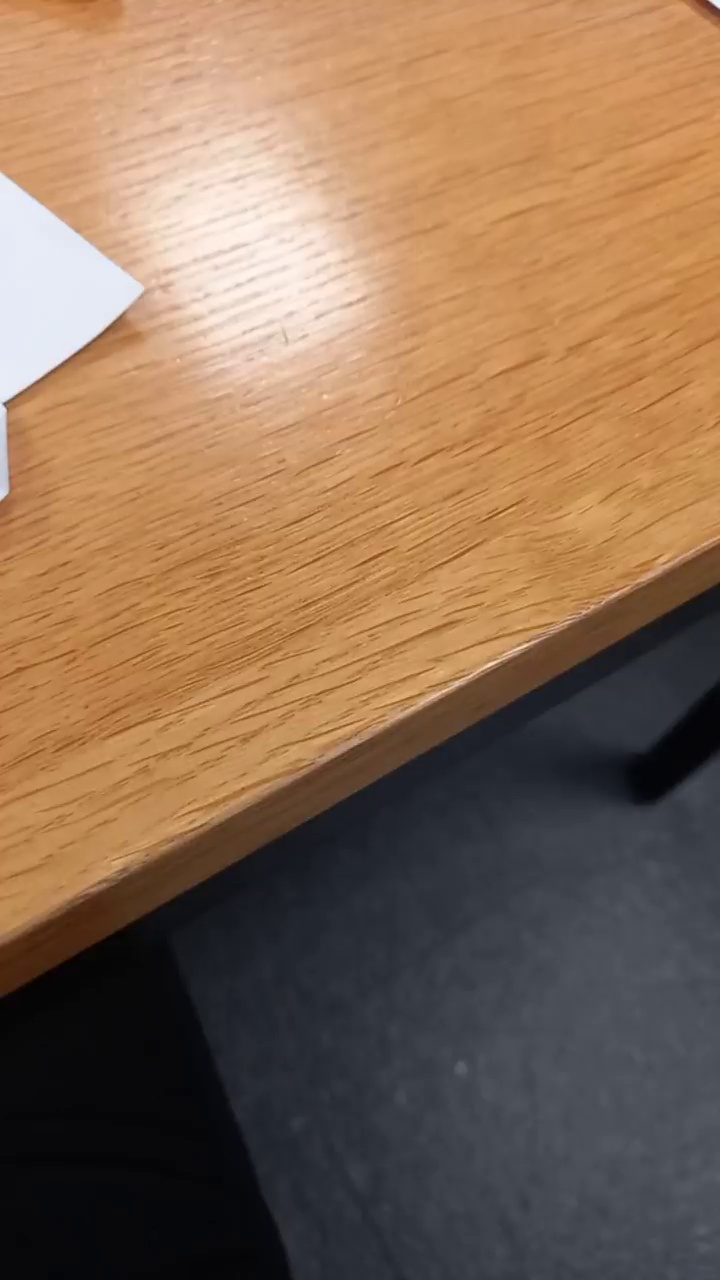
#> input picture frames/frame_0002.jpg, 720 x 1280 px, given in place of frame_0003.jpg, which was not available
$ python demo.py   (older library calls are emulated)
#> lines starting #> are read from the running program, lines starting #| are printed output that depends on the picture; pictures that were not available may be replaced by others from this repository, and a replacement may not be noted
import pyelsed
import cv2
from matplotlib import pyplot as plt
import numpy as np
from scipy import signal

img1 = cv2.imread('frames/frame_0003.jpg', cv2.IMREAD_GRAYSCALE)
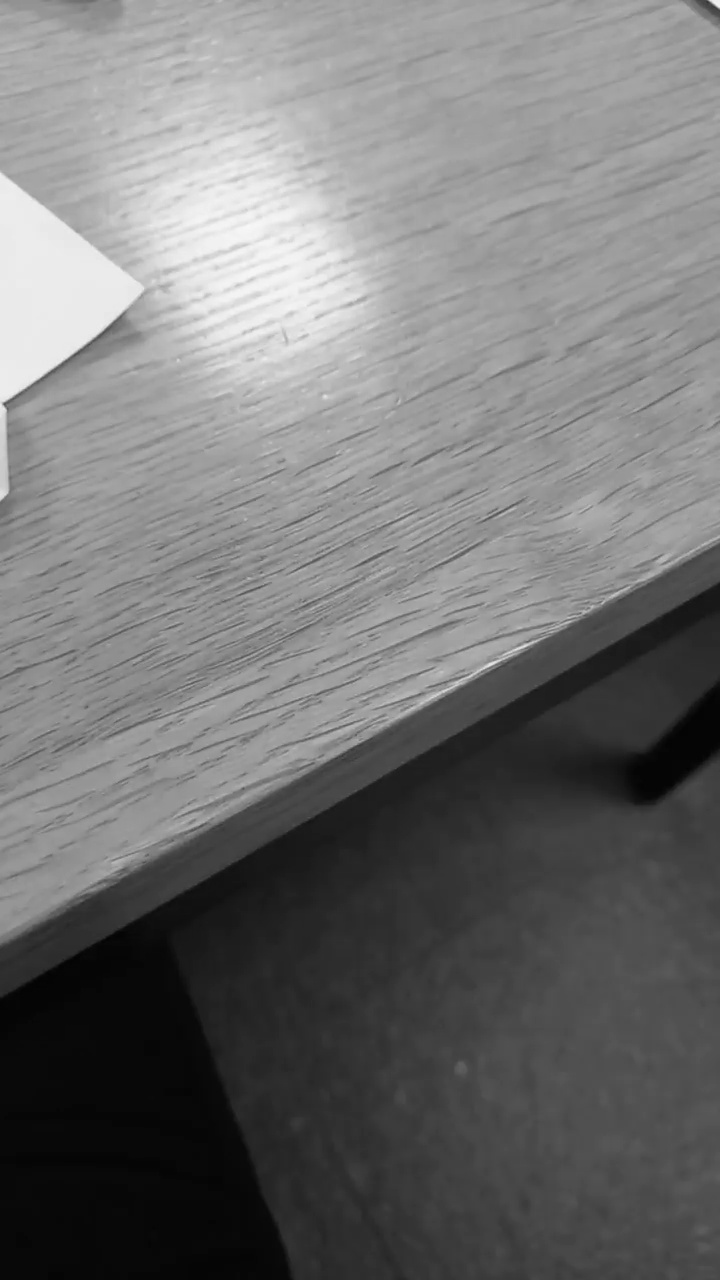
#> img1: shape (1280, 720); min 2, max 248, mean 115.1
img2 = cv2.imread('frames/frame_0004.jpg', cv2.IMREAD_GRAYSCALE)
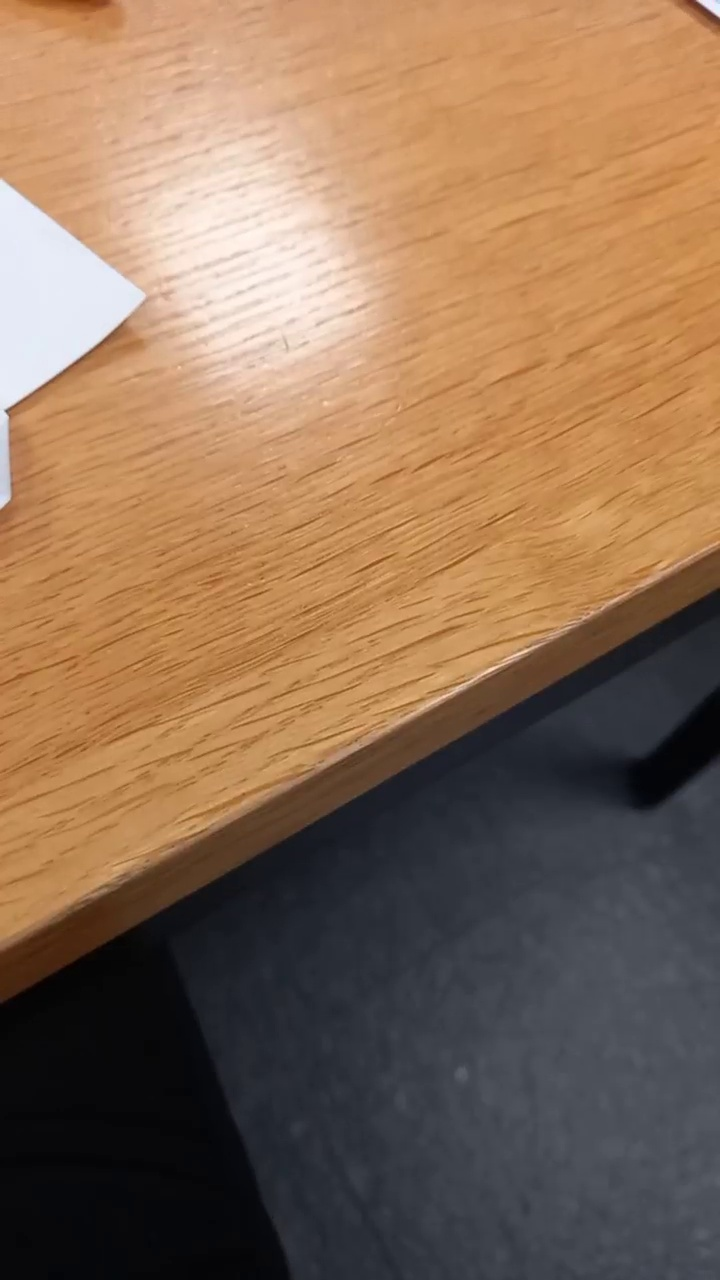
#> input picture frames/frame_0004.jpg, 720 x 1280 px
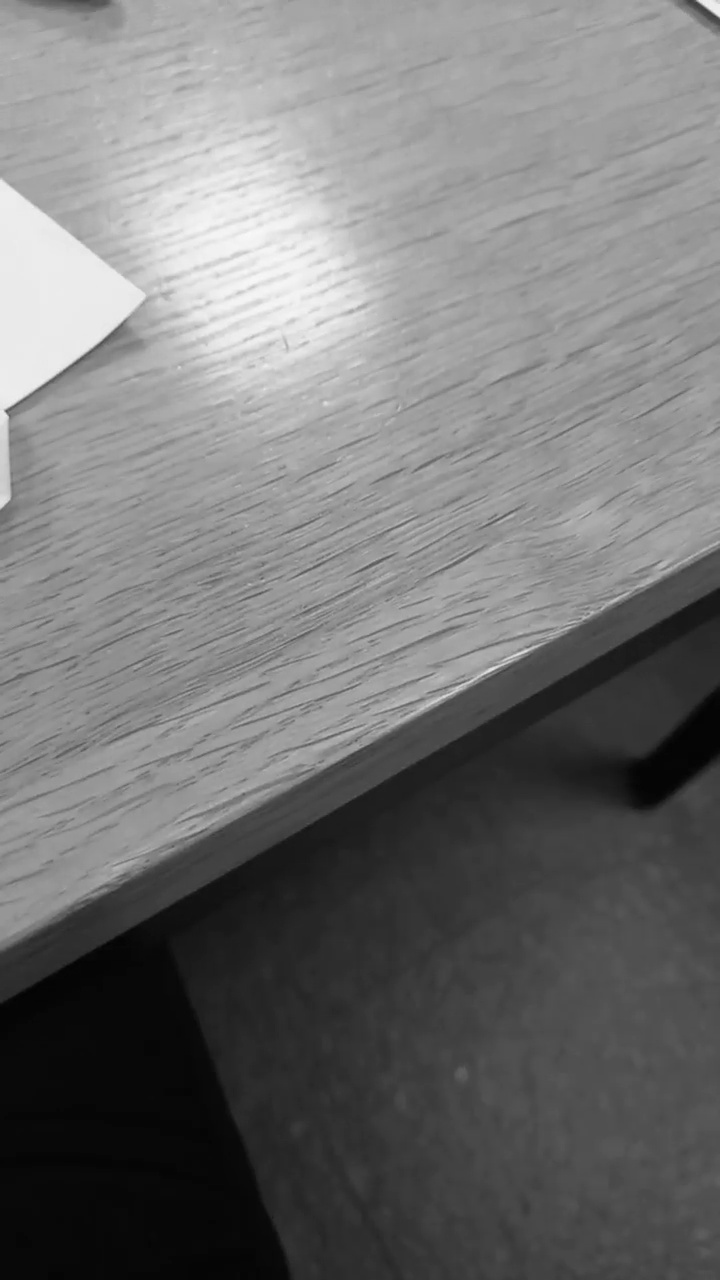
#> img2: shape (1280, 720); min 2, max 248, mean 116.2

#> (the run stopped early here; a loop or call above may not have finished)
